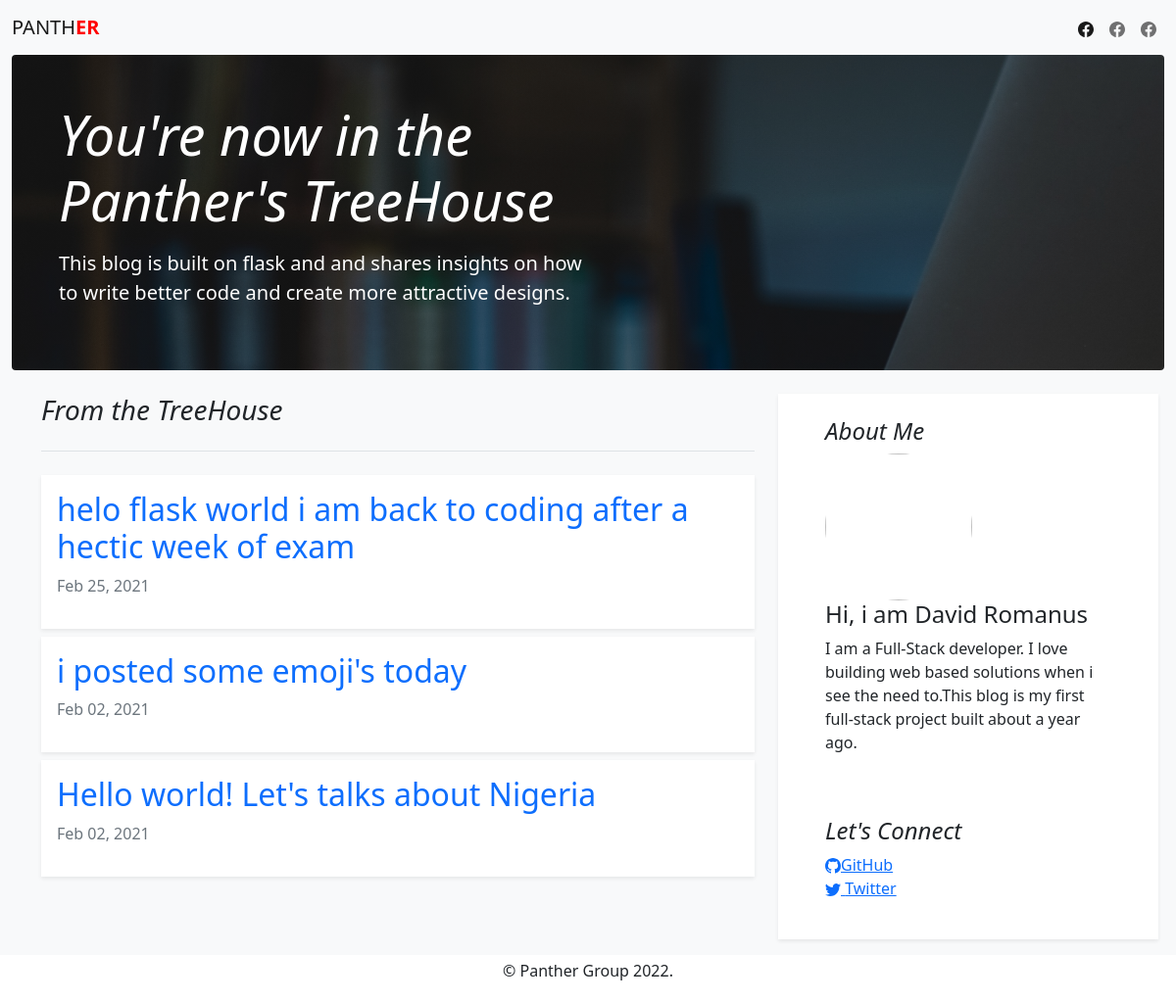
Before: / with the older database file.
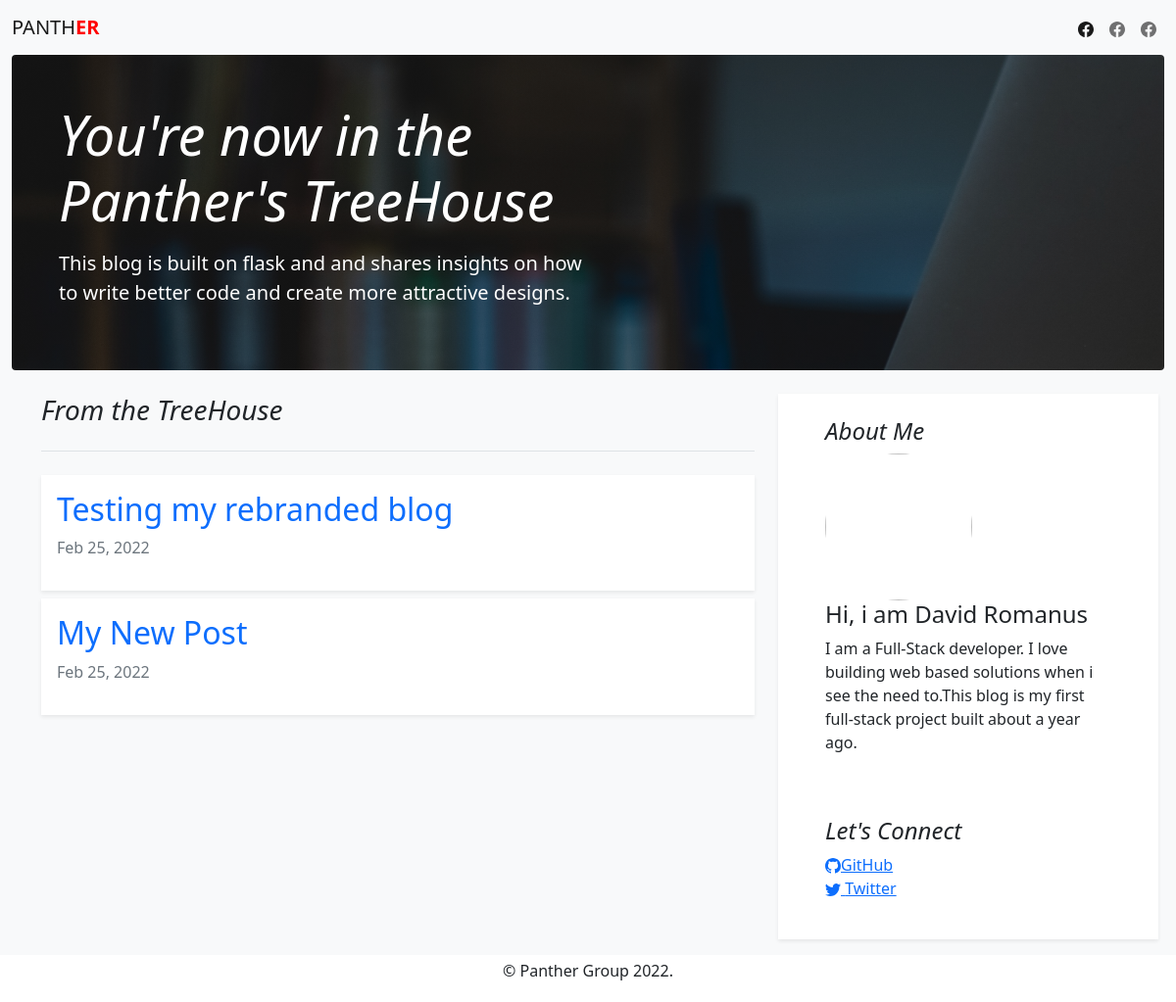
After: the same page with the newer database file.
### app.py (models this page shows, shortened)
class Post(db.Model):
	id=db.Column(db.Integer,primary_key=True)
	sub_title=db.Column(db.String)
	content=db.Column(db.String)
	posted=db.Column(db.DateTime,default=datetime.utcnow)
	user_id=db.Column(db.Integer,db.ForeignKey('user.id'))

### app.py (the view)
@app.route('/')
def index():
	posts=Post.query.order_by(Post.posted.desc()).all()
	return render_template('index.html',posts=posts,title='My Blog')

### templates/index.html (shortened to what this page needs)
{%extends 'base.html'%}
{%block body%}
  <nav class="navbar navbar-expand-md navbar-light bg-light" aria-label="Fourth navbar example">
    <div class="container-fluid">
      <a class="navbar-brand" href="{{url_for('index')}}">PANTH<strong style="color:red;">ER</strong></a>
      <div class="collapse navbar-collapse" id="navbarsExample04">
        <ul class="navbar-nav ms-auto mb-2 mb-md-0">
          <li class="nav-item">
            <a class="nav-link active" aria-current="page" href="#">
            </a>
          </li>
          <li class="nav-item">
            <a class="nav-link" href="#">
            </a>
          </li>
          <li class="nav-item">
            <a class="nav-link" href="#">
            </a>
          </li>
        </ul>
      </div>
    </div>
  </nav>
<section class="container-fluid text-white">
  <div class="p-4 p-md-5 mb-4  rounded hero">
    <div class="col-md-6 px-0">
      <h1 class="display-4 fst-italic">You're now in the Panther's TreeHouse</h1>
      <p class="lead my-3">This blog is built on flask and and shares insights on how to write better code and create more attractive designs.</p>
    </div>
  </div>
</section>
<main class="container">
   <div class="row g-5">
    <div class="col-md-8">
      <h3 class="pb-4 mb-4 fst-italic border-bottom">
        From the TreeHouse
      </h3>
      {%for post in posts%}
      <article class="blog-post p-3 mt-2 shadow-sm" style="background:white;">
        <h2 class="blog-post-title"><a href="{{ url_for('full_post',id=post.id) }}" style="text-decoration:none;">{{post.sub_title}}</a></h2>
        <p class="blog-post-meta text-muted">{{post.posted.strftime("%b %d, %Y")}}</p>
      </article>
      {%endfor%}
    </div>
    <div class="col-md-4 shadow-sm" style="background:white;">
      <div class="position-sticky" style="top: 2rem;">
        <div class="p-4 mb-3 rounded">
          <h4 class="fst-italic">About Me</h4>
          <img src="{{ url_for('static',filename='david.jpg') }}" class="user-img text-center">
          <h4>Hi, i am David Romanus</h4>
          <p class="mb-0">I am a Full-Stack developer. I love building web based solutions when i see the need to.This blog is my first full-stack project built about a year ago.</p>
        </div>
        <div class="p-4">
          <h4 class="fst-italic">Let's Connect</h4>
          <ol class="list-unstyled">
            <li><a href="https://github.com/davidromanus">
              GitHub</a>
              </li>
            <li>
              <a href="https://twitter.com/princeoftech?s=08">
               Twitter
             </a>
         </li>
          </ol>
        </div>
      </div>
    </div>
  </div>
</main>
<footer class="blog-footer p-1 mt-3" style="background:white;">
  <p class="text-center">&copy; Panther Group 2022. </p>
</footer>
{%endblock body%}

### templates/base.html (shortened to what this page needs)
<!DOCTYPE html>
<html>
<head>
<link rel="stylesheet" type="text/css" href="{{url_for('static',filename='bootstrap.css')}}">
<link rel="stylesheet" type="text/css" href="{{url_for('static',filename='style.css')}}">
</head>
<body class="bg-light">
{%block body%}{%endblock%}
</body>
</html>

### static/style.css (style rules this page uses)
* { box-sizing:border-box; }
.hero { background-image:linear-gradient(rgba(0,0,0,0.5),rgba(0,0,0,0.5)),url(hero.jpg); background-position:center; background-size:cover; background-attachment:fixed; }
.user-img { width:150px; height:150px; border-radius:50%; }

Changed rows visible on the page:
removed Post: sub_title "helo flask world i am back to coding after a hectic week of exam", posted "Feb 25, 2021"
removed Post: sub_title "i posted some emoji's today", posted "Feb 02, 2021"
removed Post: sub_title "Hello world! Let's talks about Nigeria", posted "Feb 02, 2021"
added Post: sub_title "Testing my rebranded blog", posted "Feb 25, 2022"
added Post: sub_title "My New Post", posted "Feb 25, 2022"
